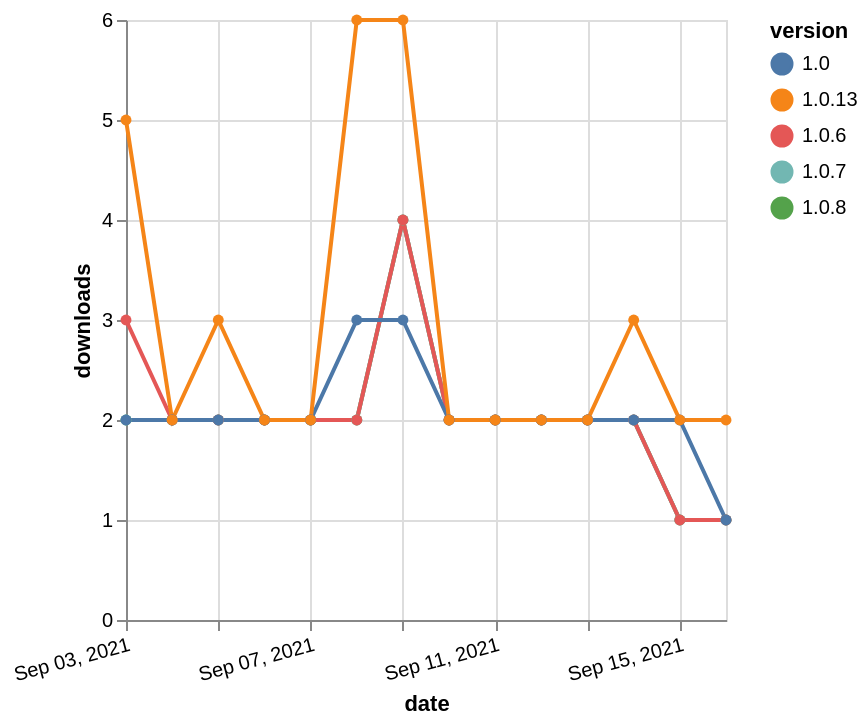

Express this chart as Vega-Lite.
### Vega-Lite specification from a JSON file in a GitHub repository (floating-point values rounded to 4 significant figures)
{"$schema": "https://vega.github.io/schema/vega-lite/v5.json", "description": "A simple bar chart with embedded data.", "data": {"values": [{"date": "2021-09-03", "total": 2614, "delta": 2, "version": "1.0.8"}, {"date": "2021-09-04", "total": 2616, "delta": 2, "version": "1.0.8"}, {"date": "2021-09-05", "total": 2618, "delta": 2, "version": "1.0.8"}, {"date": "2021-09-06", "total": 2620, "delta": 2, "version": "1.0.8"}, {"date": "2021-09-07", "total": 2622, "delta": 2, "version": "1.0.8"}, {"date": "2021-09-08", "total": 2624, "delta": 2, "version": "1.0.8"}, {"date": "2021-09-09", "total": 2628, "delta": 4, "version": "1.0.8"}, {"date": "2021-09-10", "total": 2630, "delta": 2, "version": "1.0.8"}, {"date": "2021-09-11", "total": 2632, "delta": 2, "version": "1.0.8"}, {"date": "2021-09-12", "total": 2634, "delta": 2, "version": "1.0.8"}, {"date": "2021-09-13", "total": 2636, "delta": 2, "version": "1.0.8"}, {"date": "2021-09-14", "total": 2638, "delta": 2, "version": "1.0.8"}, {"date": "2021-09-15", "total": 2639, "delta": 1, "version": "1.0.8"}, {"date": "2021-09-16", "total": 2640, "delta": 1, "version": "1.0.8"}, {"date": "2021-09-03", "total": 2535, "delta": 2, "version": "1.0.7"}, {"date": "2021-09-04", "total": 2537, "delta": 2, "version": "1.0.7"}, {"date": "2021-09-05", "total": 2539, "delta": 2, "version": "1.0.7"}, {"date": "2021-09-06", "total": 2541, "delta": 2, "version": "1.0.7"}, {"date": "2021-09-07", "total": 2543, "delta": 2, "version": "1.0.7"}, {"date": "2021-09-08", "total": 2545, "delta": 2, "version": "1.0.7"}, {"date": "2021-09-09", "total": 2549, "delta": 4, "version": "1.0.7"}, {"date": "2021-09-10", "total": 2551, "delta": 2, "version": "1.0.7"}, {"date": "2021-09-11", "total": 2553, "delta": 2, "version": "1.0.7"}, {"date": "2021-09-12", "total": 2555, "delta": 2, "version": "1.0.7"}, {"date": "2021-09-13", "total": 2557, "delta": 2, "version": "1.0.7"}, {"date": "2021-09-14", "total": 2559, "delta": 2, "version": "1.0.7"}, {"date": "2021-09-15", "total": 2560, "delta": 1, "version": "1.0.7"}, {"date": "2021-09-16", "total": 2561, "delta": 1, "version": "1.0.7"}, {"date": "2021-09-03", "total": 2536, "delta": 3, "version": "1.0.6"}, {"date": "2021-09-04", "total": 2538, "delta": 2, "version": "1.0.6"}, {"date": "2021-09-05", "total": 2540, "delta": 2, "version": "1.0.6"}, {"date": "2021-09-06", "total": 2542, "delta": 2, "version": "1.0.6"}, {"date": "2021-09-07", "total": 2544, "delta": 2, "version": "1.0.6"}, {"date": "2021-09-08", "total": 2546, "delta": 2, "version": "1.0.6"}, {"date": "2021-09-09", "total": 2550, "delta": 4, "version": "1.0.6"}, {"date": "2021-09-10", "total": 2552, "delta": 2, "version": "1.0.6"}, {"date": "2021-09-11", "total": 2554, "delta": 2, "version": "1.0.6"}, {"date": "2021-09-12", "total": 2556, "delta": 2, "version": "1.0.6"}, {"date": "2021-09-13", "total": 2558, "delta": 2, "version": "1.0.6"}, {"date": "2021-09-14", "total": 2560, "delta": 2, "version": "1.0.6"}, {"date": "2021-09-15", "total": 2561, "delta": 1, "version": "1.0.6"}, {"date": "2021-09-16", "total": 2562, "delta": 1, "version": "1.0.6"}, {"date": "2021-09-03", "total": 2588, "delta": 2, "version": "1.0"}, {"date": "2021-09-04", "total": 2590, "delta": 2, "version": "1.0"}, {"date": "2021-09-05", "total": 2592, "delta": 2, "version": "1.0"}, {"date": "2021-09-06", "total": 2594, "delta": 2, "version": "1.0"}, {"date": "2021-09-07", "total": 2596, "delta": 2, "version": "1.0"}, {"date": "2021-09-08", "total": 2599, "delta": 3, "version": "1.0"}, {"date": "2021-09-09", "total": 2602, "delta": 3, "version": "1.0"}, {"date": "2021-09-10", "total": 2604, "delta": 2, "version": "1.0"}, {"date": "2021-09-11", "total": 2606, "delta": 2, "version": "1.0"}, {"date": "2021-09-12", "total": 2608, "delta": 2, "version": "1.0"}, {"date": "2021-09-13", "total": 2610, "delta": 2, "version": "1.0"}, {"date": "2021-09-14", "total": 2612, "delta": 2, "version": "1.0"}, {"date": "2021-09-15", "total": 2614, "delta": 2, "version": "1.0"}, {"date": "2021-09-16", "total": 2615, "delta": 1, "version": "1.0"}, {"date": "2021-09-03", "total": 2799, "delta": 5, "version": "1.0.13"}, {"date": "2021-09-04", "total": 2801, "delta": 2, "version": "1.0.13"}, {"date": "2021-09-05", "total": 2804, "delta": 3, "version": "1.0.13"}, {"date": "2021-09-06", "total": 2806, "delta": 2, "version": "1.0.13"}, {"date": "2021-09-07", "total": 2808, "delta": 2, "version": "1.0.13"}, {"date": "2021-09-08", "total": 2814, "delta": 6, "version": "1.0.13"}, {"date": "2021-09-09", "total": 2820, "delta": 6, "version": "1.0.13"}, {"date": "2021-09-10", "total": 2822, "delta": 2, "version": "1.0.13"}, {"date": "2021-09-11", "total": 2824, "delta": 2, "version": "1.0.13"}, {"date": "2021-09-12", "total": 2826, "delta": 2, "version": "1.0.13"}, {"date": "2021-09-13", "total": 2828, "delta": 2, "version": "1.0.13"}, {"date": "2021-09-14", "total": 2831, "delta": 3, "version": "1.0.13"}, {"date": "2021-09-15", "total": 2833, "delta": 2, "version": "1.0.13"}, {"date": "2021-09-16", "total": 2835, "delta": 2, "version": "1.0.13"}]}, "width": "container", "mark": {"type": "line", "point": {"filled": true}}, "encoding": {"x": {"field": "date", "type": "temporal", "timeUnit": "yearmonthdate", "title": "date", "axis": {"labelAngle": -15}}, "y": {"field": "delta", "type": "quantitative", "title": "downloads"}, "color": {"field": "version", "type": "nominal"}, "tooltip": {"field": "delta"}}}
